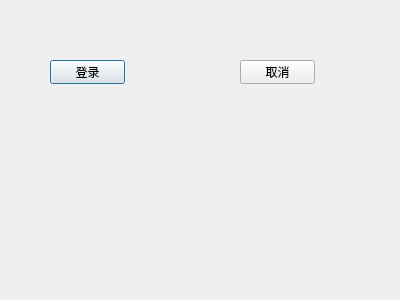
<?xml version="1.0" encoding="UTF-8"?>
<ui version="4.0">
 <class>Form</class>
 <widget class="QWidget" name="Form">
  <property name="geometry">
   <rect>
    <x>0</x>
    <y>0</y>
    <width>400</width>
    <height>300</height>
   </rect>
  </property>
  <property name="windowTitle">
   <string>Form</string>
  </property>
  <widget class="QPushButton" name="pushButton">
   <property name="geometry">
    <rect>
     <x>50</x>
     <y>60</y>
     <width>75</width>
     <height>24</height>
    </rect>
   </property>
   <property name="text">
    <string>登录</string>
   </property>
   <property name="icon">
    <iconset theme="accessories-dictionary"/>
   </property>
   <property name="autoDefault">
    <bool>false</bool>
   </property>
   <property name="default">
    <bool>true</bool>
   </property>
   <property name="flat">
    <bool>false</bool>
   </property>
  </widget>
  <widget class="QPushButton" name="pushButton_2">
   <property name="geometry">
    <rect>
     <x>240</x>
     <y>60</y>
     <width>75</width>
     <height>24</height>
    </rect>
   </property>
   <property name="text">
    <string>取消</string>
   </property>
  </widget>
 </widget>
 <resources/>
 <connections/>
</ui>
